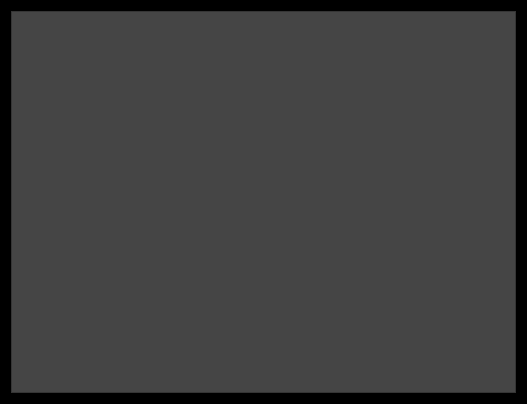
<?xml version="1.0" encoding="UTF-8"?>
<ui version="4.0">
 <class>ConfViewerDialog</class>
 <widget class="QDialog" name="ConfViewerDialog">
  <property name="geometry">
   <rect>
    <x>0</x>
    <y>0</y>
    <width>527</width>
    <height>404</height>
   </rect>
  </property>
  <property name="contextMenuPolicy">
   <enum>Qt::NoContextMenu</enum>
  </property>
  <property name="windowTitle">
   <string>Config Viewer</string>
  </property>
  <property name="styleSheet">
   <string notr="true">QWidget {
  color: white;
  background-color:  black;
}

QTextEdit{
  background-color: #454545;
}</string>
  </property>
  <layout class="QGridLayout" name="gridLayout">
   <item row="0" column="0">
    <widget class="QTextEdit" name="textEditConfig">
     <property name="readOnly">
      <bool>true</bool>
     </property>
    </widget>
   </item>
  </layout>
 </widget>
 <resources/>
 <connections/>
</ui>
